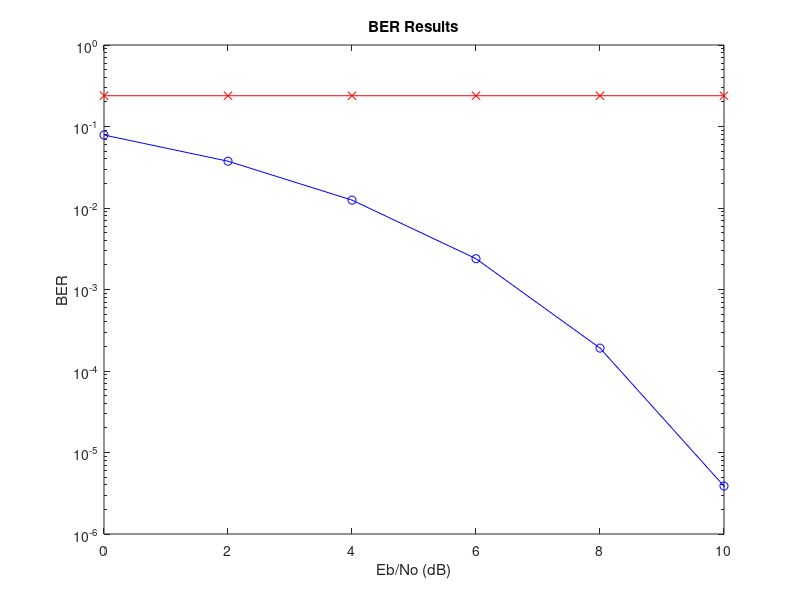
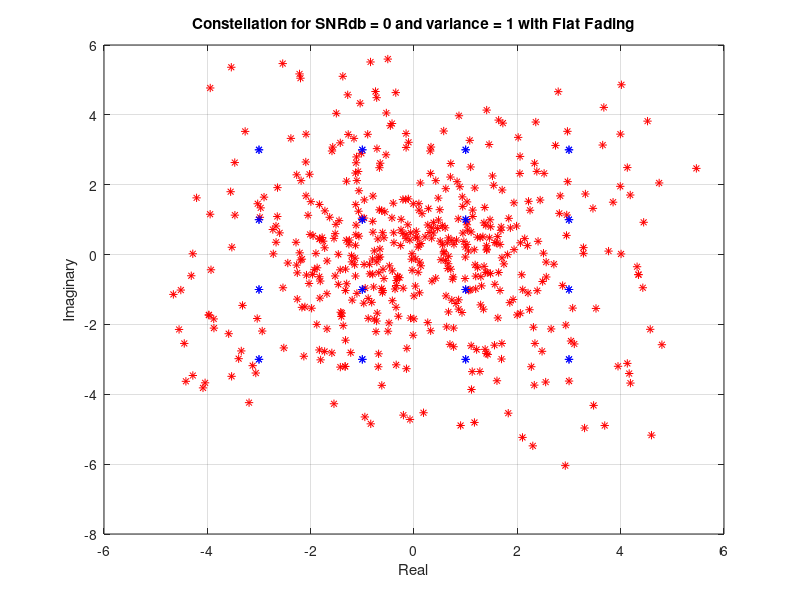
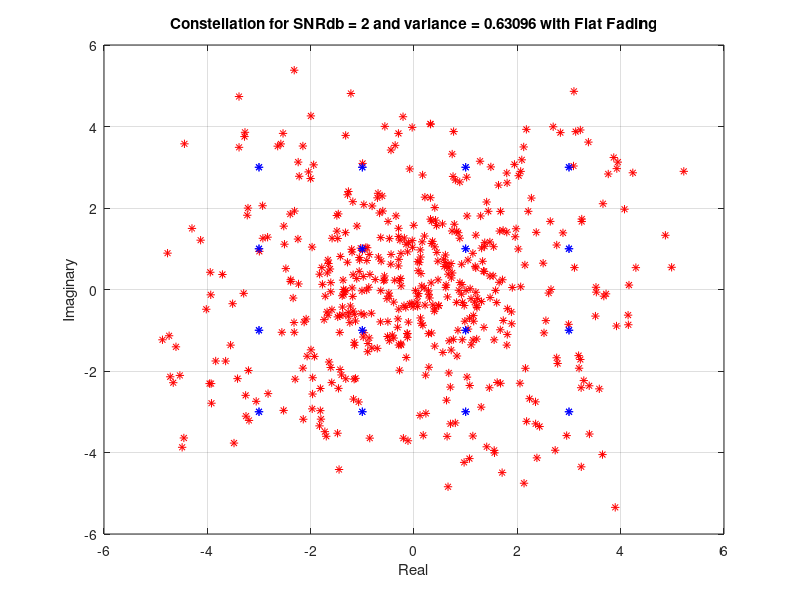
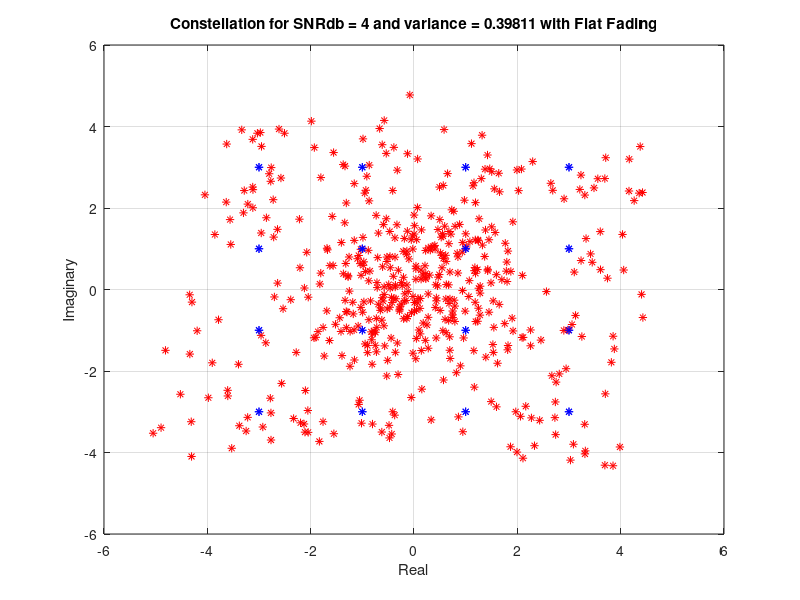

Recreate these plots in MATLAB, in order.


clc;
clear all;
close all;

Rb = 1000; %bit rate
Tb = 1/Rb; %period of bits
Eb = 1; %Power of bit
m = 2; % PSK modulation 

T_flat_fading = 1; %Period of flat fading channel
%We declare the type of channel(s)
%'MRC' for Maximum Ratio Combining
%'MIMO' for Multiple Input-Multiple Output
Flat_fading = 'MIMO';

m_PSK = [2 4 8 16];
modulation = 'QAM'; %The type of the modulation 'PSK' or '16-QAM'

%execute for all PSK modulations (2,4,8,16)
% for(PSK=1:1:length(m_PSK))
%     m = m_PSK(PSK)
    
    
N = 2000; %number of bit in the input
num_of_slots = ceil(N/Rb);
bits = randi([0 1],1,N); %random 0s and 1s with equal probability 
Ts = Tb*log2(m); %period of symbols
Rs = 1/Ts; %Symbol Rate
OS = 1; %OVERSAMPLING rate

Ps = N*Eb; %total power of all bits-symbols
SNR_db = [0:2:12]; %SNR in db

%variance and SNRlinear for each SNRdb
for n=1:length(SNR_db)
    SNR(n) = 10.^(SNR_db(n)/10);
    variance(n) = 1/SNR(n);
    N0(n) = 2*variance(n);
end

%contellation look up tables
%lut(n) contains the complex number
%and lut_b(n) contains lut(n)'s 
%binary encoding
if modulation == 'PSK'
    if m == 2
        lut = [1 -1];
        lut_b = [1 ; 0];
    elseif m == 4
        lut = [1+1i -1+1i -1-1i 1-1i];
        dec = [0:1:m-1];
        lut_b = de2bi(dec,'left-msb');
    else
        %find the phase of the modulation
        %then create polar coordinates
        %convert them to cartesian and 
        %finally create mPSK constelation 
        phase = 2*pi/m;
        theta = [0:phase:2*pi];
        r = sqrt(Eb);
        [x1,y1] = pol2cart(theta,r);
        lut = [x1 + y1*1i];
        dec = [0:1:m-1];
        lut_b = de2bi(dec,'left-msb');

    end
 elseif modulation == 'QAM'
    m = 16;
    Ts = Tb*log2(m); 
    Rs = 1/Ts; 
    dec = [0:1:15];
    lut(1) = [-3*sqrt(Eb) + 3*sqrt(Eb)*1i]; 
    lut(2) = [-1*sqrt(Eb) + 3*sqrt(Eb)*1i];
    lut(3) = [-1*sqrt(Eb) + 1*sqrt(Eb)*1i];
    lut(4) = [-3*sqrt(Eb) + 1*sqrt(Eb)*1i];
    lut(5) = [1*sqrt(Eb) + 3*sqrt(Eb)*1i];
    lut(6) = [3*sqrt(Eb) + 3*sqrt(Eb)*1i];
    lut(7) = [3*sqrt(Eb) + 1*sqrt(Eb)*1i];
    lut(8) = [1*sqrt(Eb) + 1*sqrt(Eb)*1i];
    lut(9) = [1*sqrt(Eb) - 1*sqrt(Eb)*1i];
    lut(10) = [3*sqrt(Eb) - 1*sqrt(Eb)*1i];
    lut(11) = [3*sqrt(Eb) - 3*sqrt(Eb)*1i];
    lut(12) = [1*sqrt(Eb) - 3*sqrt(Eb)*1i];
    lut(13) = [-3*sqrt(Eb) - 1*sqrt(Eb)*1i];
    lut(14) = [-1*sqrt(Eb) - 1*sqrt(Eb)*1i];
    lut(15) = [-1*sqrt(Eb) - 3*sqrt(Eb)*1i];
    lut(16) = [-3*sqrt(Eb) - 3*sqrt(Eb)*1i];
    lut_b = de2bi(dec,'left-msb');
end


%We start a big for loop at which its iteration will create the
%serial-to-paraller handware. 1st will be the slot x1 (1-1000 bits) 
%and 2nd the slot x2(1001-2000 bits) etc
y = [];
for CH=1 : num_of_slots
    slot = bits((CH-1)*Rb+1:CH*Rb);
    
    %change input depending on the
    %number of bits by adding 0s to
    %the end of input string
    %example:we have 8PSK and
    %input=01-> input=010
    R = rem(length(slot),log2(m));
    input = slot;
    if R~=0
        for n=R: log2(m)-1
            input = [input 0];
        end
    end

    %%%%%%%%%% SYMBOL ENCODER %%%%%%%%%%

    %find the group of 0s and 1s depending on the modulation
    symbols_b = [];
    for n=0: length(input)/log2(m)-1
        symb = input([n*log2(m)+1:(n+1)*log2(m)]); 
        symbols_b = [symbols_b ;symb];   
    end


    %create symbols in complex form
    x = [];
    for n =1: size(symbols_b,1)
        j = find(ismember(lut_b,symbols_b(n,:),'rows'));
        x = [x lut(j)];
    end


    %%%%%%%%%% Tx FILTER %%%%%%%%%%

    Tx = ones(1,OS);%filter creation

    s1 = [];
    s2 = [];
    %convolution of bits(encoded) with Ts filter
    for(n=1:1:length(x))
        b = conv(real(x(n)),Tx);
        c = conv(imag(x(n)),Tx);
        s1 = [s1 b]; % real part samples
        s2 = [s2 c]; % imaginary part samples
    end
    s = s1 + s2*1i;%After Tx convolution

    
%     % %plot of Real part after the Tx filter
%     t = [Ts/length(Tx):Ts/length(Tx):length(x)*Ts];
%     figure(1);
%     stem(t,s1,'b');
%     xlabel('Ts');
%     ylabel('S_I[n]');
%     title('Real part of symbol');
% 
%     %  %plot of Imaginary part after Tx filter
%     t = [Ts/length(Tx):Ts/length(Tx):length(x)*Ts];
%     figure(2);
%     stem(t,s2,'r');
%     xlabel('Ts');
%     ylabel('S_Q[n]');
%     title('Imaginary part of symbol');

    %%%%%%%%%% FLAT FADING %%%%%%%%%%
    
    
    if  strcmp(Flat_fading,'MRC')==1
        h1 = sqrt(1/sqrt(2))*(randn(1) + randn(1)*1i);
        h2 = sqrt(1/sqrt(2))*(randn(1) + randn(1)*1i);
        hn = [h1 ; h2];
        s1 = hn(1)*s;
        s2 = hn(2)*s; 
    elseif strcmp(Flat_fading,'MIMO')==1
        for  i = 1 : num_of_slots
            h1 = sqrt(1/sqrt(2))*(randn(1) + randn(1)*1i);
            h2 = sqrt(1/sqrt(2))*(randn(1) + randn(1)*1i);
            H(1:2,CH) = [h1 ; h2];
            s1 = H(:,CH)*s;
        end
    end
    
    
 
    
    
    
    %%%%%%%%%% AWGN %%%%%%%%%%
    %s_h = h*s;
    
       
    %%plot of constellation with flat fading and without AWGN 
    figure(11);
    plot(real(s1),imag(s1),'*r'); 
    hold on;
%     plot(real(s2),imag(s2),'*g'); 
%     hold on;
    plot(real(lut),imag(lut),'*b'); 
    hold on;
    xlabel('Real');
    ylabel('Imaginary');
    title('Constellation with flat fading and without AWGN');
    grid on;

    w = [];
    % %values of AWGN and after add it to the signal
    % %first channel
   
    if strcmp(Flat_fading,'MRC')==1
        for n=1: length(variance)
            w(n,:) = sqrt(variance(n))*(randn(length(s1),1) + randn(length(s1),1)*1i);
            y1(n,:) = s1 + w(n,:); 
            w(n,:) = sqrt(variance(n))*(randn(length(s2),1) + randn(length(s2),1)*1i);
            y2(n,:) = s2 + w(n,:); 
        end
        
        for n=1 :length(variance)
            figure(n+2);
            plot(real(y1(n,:)),imag(y1(n,:)),'*r'); 
            hold on;
            plot(real(y2(n,:)),imag(y2(n,:)),'*y'); 
            hold on;
            plot(real(lut),imag(lut),'*b'); 
            xlabel('Real');
            ylabel('Imaginary');
            title(['Constellation for SNRdb = ',num2str(SNR_db(n)),' and variance = ',num2str(variance(n)),' with Flat Fading']);
            grid on;
        end
    
    elseif strcmp(Flat_fading,'MIMO')==1
        for n=1: length(variance)
            w(n,:) = sqrt(variance(n))*(randn(length(s1),1) + randn(length(s1),1)*1i);
            y1(n,:) = s1(1,:) + w(n,:); 
        end
        
        for n=1 :length(variance)
            figure(n+2);
            plot(real(y1(n,:)),imag(y1(n,:)),'*r'); 
            hold on;
            plot(real(lut),imag(lut),'*b'); 
            xlabel('Real');
            ylabel('Imaginary');
            title(['Constellation for SNRdb = ',num2str(SNR_db(n)),' and variance = ',num2str(variance(n)),' with Flat Fading']);
            grid on;
        end
    end

  %%plot of constellation after add AWGN


    %%%%%%%%%% Equalizer/Channel inversion %%%%%%%%%%
   
    c = 0;%constant of B2 question

    %MRC
    if strcmp(Flat_fading,'MRC')==1
        for n=1:length(variance)
             mrc = (conj(hn).*(hn)/norm(hn')^2).*[y1(n,:); y2(n,:)];
             y0(n,:) = mrc(1,:)+ mrc(2,:);
             y(n,(CH-1)*Rs+1:CH*Rs) = y0(n,:);
        end
            figure(14);
            plot(real(y(7,:)),imag(y(7,:)),'*r'); 
            hold on;
            plot(real(lut),imag(lut),'*b'); 
            xlabel('Real');
            ylabel('Imaginary');
            title(['Constellation for SNRdb = ',num2str(SNR_db(7)),' and variance = ',num2str(variance(7)),' after the Equalizer']);
            grid on;
    end
    
    if strcmp(Flat_fading,'MIMO')==1
        for i = 1 :length(variance)
            y0(n,(CH-1)*Rs+1:CH*Rs) = y1(n,:);
        end
    end
    

    
end %end of slot loop
    
%%%MIMO%%%
if  strcmp(Flat_fading,'MIMO')==1
    for n =1: length(variance)
        y11 = y0(n,1:Rs); 
        y12 = y0(n,Rs+1:2*Rs);
        A = inv(conj(H)*(H'))*conj(H).*(H');
        y_mimo1 = A(1,1)*y11(1,:)+A(1,2)*y11(1,:);
        y_mimo2 = A(2,1)*y12(1,:)+A(2,2)*y12(1,:);
        y(n,:)=[y_mimo1 y_mimo2];
    end
    figure(14);
    plot(real(y(7,:)),imag(y(7,:)),'*r'); 
    hold on;
    plot(real(lut),imag(lut),'*b'); 
    xlabel('Real');
    ylabel('Imaginary');
    title(['Constellation for SNRdb = ',num2str(SNR_db(7)),' and variance = ',num2str(variance(7)),' after the Equalizer']);
    grid on;
end
%%%%%%%%%% Rx FILTER %%%%%%%%%%
    Rx = Tx;
    z1 = [];
    z2 = [];

    %  %convlution of y[n] = s[n]+w[n] with Rx
    for(n=1:1:length(variance))
       for(k=1:OS:length(s))
            b = conv(real(y(n,k:k+OS-1)),Rx);
            c = conv(imag(y(n,k:k+OS-1)),Rx);
            z1 = [z1,b]; % real part samples
            z2 = [z2,c]; % imaginary part samples
       end
    end
    z11 = [];
    z21 = [];
    z11 = reshape(z1(:),length(z1)/length(variance), []).';
    z21 = reshape(z2(:),length(z1)/length(variance), []).';

%     for(k=1:1:length(variance))
%         % %plot of Real part after the Rx filter
% 
%         figure(k+100);
%         stem(z11(k,:),'b');
%         xlabel('Ts');
%         ylabel('Z_I[n]');
%         title(['Real part of symbol after Rx filter for variance = ',num2str(variance(k))]);
% 
%         % %plot of Imaginary part after Rx filter
% 
%         figure(k+200);
%         stem(z21(k,:),'r');
%         xlabel('Ts');
%         ylabel('Z_Q[n]');
%         title(['Imaginary part of symbol after Rx filter for variance = ',num2str(variance(k))]);
%     end

    %%%%%%%%%% DECISION DEVISE %%%%%%%%%%
    z = [];
    z = z11 + z21*i; %z=the output of Rx filter for the different variances/SNRdb
    d1 = [];
    d2 = [];
    d11 = [];
    d21 = [];
    %sample the min/max values for each symbol
    for n=1: length(variance)
        
        d1 = reshape(z11(n,:),2*OS-1,[]).';
        d2 = reshape(z21(n,:),2*OS-1, []).';
        
        for k=1: size(d1,1)
            %for each symbol we take the min or max value
            
            %we check the if the values after the convolution
            %if they are positive or negative and we sample 
            %the min or max
            
            if d1(k,1)>0
                d11(n,k) = max(d1(k,:));
            else
                d11(n,k) = min(d1(k,:));
            end

            if d2(k,1)>0
                d21(n,k) = max(d2(k,:));
            else
                d21(n,k) = min(d2(k,:));
            end        
        end
    end
    
    d_sampled = [];
    d_sampled = d11 + d21*i;
    d = [];

    %for all the values of variance create d[n] the output of Decision devise
    for n=1: length(variance)

        output = [];
        %Go through all the sampled values in the first for loop
        %then loop in the look up tables find the nearest complex symbol
        %and give the binary value depending on the complex number of the
        %constellation
        %Maximum Likelihood Detector
        for k=1:length(d_sampled(n,:))

            dis_min = 100;

            for l=1: length(lut)-1
                distance = norm(lut(l) - d_sampled(n,k));

                if distance < dis_min
                    dis_min = distance;
                    j = l;
                end

            end
            output = [output lut_b(j,:)];

        end
        d(n,:) = output;
    end

    

%count of the wrong bits at the output of the system
    error_counts = [];
    for n=1:length(variance)
        c=0;
        for k=1:length(input)
            if xor(input(k),d(n,k)) %input(k)~=d(n,k))
                c=c+1;
            end
        end
        error_counts(n,:) = c;
    end
    %BER_vector(PSK,:) = error_counts/N;
    
    BER_test = error_counts/N;


BER_theory = qfunc(sqrt(2*SNR));

figure(1);
sem1 = semilogy(SNR_db, BER_theory, 'bo-');
hold on;
sem2 = semilogy(SNR_db,BER_test,'rx-');
% hold on;
% sem3 = semilogy(SNR_db, BER_vector(2,:), 'g*-');
% hold on;
% sem4 = semilogy(SNR_db, BER_vector(3,:), 'k>-');
% hold on;
% sem5 = semilogy(SNR_db, BER_vector(4,:), 'm^-');
% grid on;
% legend([sem1(1),sem2(1),sem3(1),sem4(1),sem5(1)],'BPSK theory','BPSK - uncoded - AWGN','QPSK - uncoded - AWGN','8-PSK - uncoded - AWGN','16-PSK - uncoded - AWGN')
title('BER Results');
xlabel('Eb/No (dB)');
ylabel('BER');
axis([0 10 10^-6 1]);     
% 
% 
%     % %plot of Real part after the Tx filter
%     t = [Ts/length(Tx):Ts/length(Tx):length(x)*Ts];
%     figure(2);
%     stem(t,s1,'b');
%     xlabel('Ts');
%     ylabel('S_I[n]');
%     title('Real part of symbol after Tx filter');
% 
%     %  %plot of Imaginary part after Tx filter
%     t = [Ts/length(Tx):Ts/length(Tx):length(x)*Ts];
%     figure(3);
%     stem(t,s2,'r');
%     xlabel('Ts');
%     ylabel('S_Q[n]');
%     title('Imaginary part of symbol after Tx filter');
% 
% 
%     for(k=1:1:length(variance))
%         % %plot of Real part after the Rx filter
%         figure(k+3);
%         stem(z11(k,:),'b');
%         xlabel('Ts');
%         ylabel('Z_I[n]');
%         title(['Real part of symbol after Rx filter for variance = ',num2str(variance(k))]);
% 
%         % %plot of Imaginary part after Rx filter
%         figure(k+10);
%         stem(z21(k,:),'r');
%         xlabel('Ts');
%         ylabel('Z_Q[n]');
%         title(['Imaginary part of symbol after Rx filter for variance = ',num2str(variance(k))]);
%     end
%     
%         %%plot of constellation after add AWGN
%     for(n=1:1:length(variance))
%         figure(n+20);
%         plot(real(y(n,:)),imag(y(n,:)),'*r'); 
%         hold on;
%         plot(real(lut),imag(lut),'*b'); 
%         xlabel('Real');
%         ylabel('Imaginary');
%         title(['Constellation for SNRdb = ',num2str(SNR_db(n)),' and variance = ',num2str(variance(n))]);
%         grid on;
%     end
